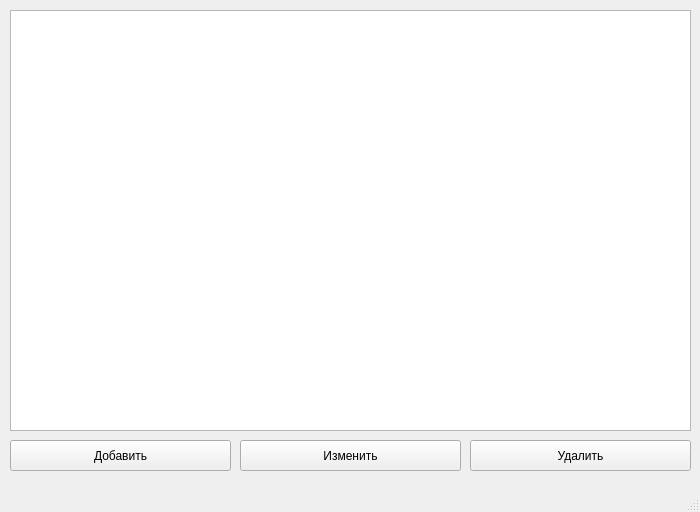
<?xml version="1.0" encoding="UTF-8"?>
<ui version="4.0">
 <class>MainWindow</class>
 <widget class="QMainWindow" name="MainWindow">
  <property name="geometry">
   <rect>
    <x>0</x>
    <y>0</y>
    <width>700</width>
    <height>512</height>
   </rect>
  </property>
  <property name="windowTitle">
   <string>MainWindow</string>
  </property>
  <widget class="QWidget" name="centralwidget">
   <widget class="QTableWidget" name="tableWidget">
    <property name="geometry">
     <rect>
      <x>10</x>
      <y>10</y>
      <width>681</width>
      <height>421</height>
     </rect>
    </property>
   </widget>
   <widget class="QPushButton" name="addButton">
    <property name="geometry">
     <rect>
      <x>10</x>
      <y>440</y>
      <width>221</width>
      <height>31</height>
     </rect>
    </property>
    <property name="text">
     <string>Добавить</string>
    </property>
   </widget>
   <widget class="QPushButton" name="editButton">
    <property name="geometry">
     <rect>
      <x>240</x>
      <y>440</y>
      <width>221</width>
      <height>31</height>
     </rect>
    </property>
    <property name="text">
     <string>Изменить</string>
    </property>
   </widget>
   <widget class="QPushButton" name="delButton">
    <property name="geometry">
     <rect>
      <x>470</x>
      <y>440</y>
      <width>221</width>
      <height>31</height>
     </rect>
    </property>
    <property name="text">
     <string>Удалить</string>
    </property>
   </widget>
  </widget>
  <widget class="QMenuBar" name="menubar">
   <property name="geometry">
    <rect>
     <x>0</x>
     <y>0</y>
     <width>700</width>
     <height>18</height>
    </rect>
   </property>
  </widget>
  <widget class="QStatusBar" name="statusbar"/>
 </widget>
 <resources/>
 <connections/>
</ui>
